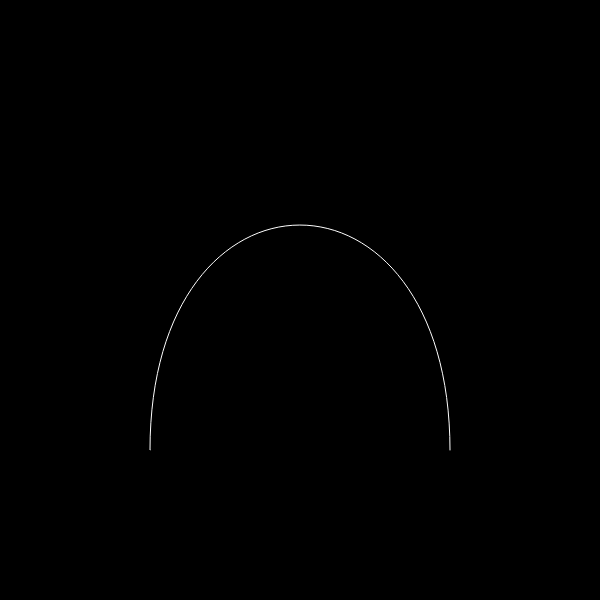
Frame 1 (no input)
Frame 60 (no input): identical to frame 1, image omitted
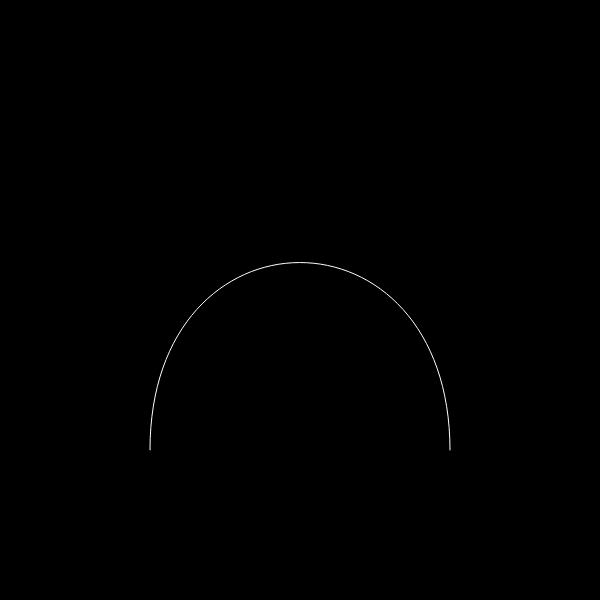
Frame 120 (the mouse pressed at the canvas centre since frame 60)

The p5.js sketch that drew these frames (run headless with seeded random() and noise() and a simulated clock; from frame 60 on, the mouse is pressed at the canvas centre):

// p5.js sketch
// ── sketch.js
/*
 * Yuli Cai/caiyuli.com
 */

// Example: map bezier
// 示例：映射贝塞尔曲线高度
// 线上示例： https://editor.p5js.org/yulicai/sketches/paLE3GRcA

let x1,y1,x2,y2,x3,y3,x4,y4;
let addon=0;


function setup() {
    createCanvas(600, 600);
    noStroke() //不要描线
  
  x1 = x2 = width/2-width/4;
  x3=x4 = width/2+width/4;
  y2=y3 = height/2-height/4+addon;
  y1=y4 = height/2+height/4
}

function draw() {
    background(0);
  
    //贝塞尔曲线 Bezier
    noFill();
    stroke(255);
    ///////////////////
    // bezier(x1,y1,x2,y2,x3,y3,x4,y4)
    // x1，y1: 第一个锚点x,y
    // x2, y2: 第一个控制点x,y
    // x3, y3: 第二个控制点x,y
    // x4, y4: 第二个锚点x,y
    ///////////////////
    y2=y3 = height/2-height/4+addon;
    addon = map(mouseY,0,height,0,100);
    bezier(x1,y1,x2,y2,x3,y3,x4,y4);
    // bezier(186,380,185,80,517,57,517,374);


}
